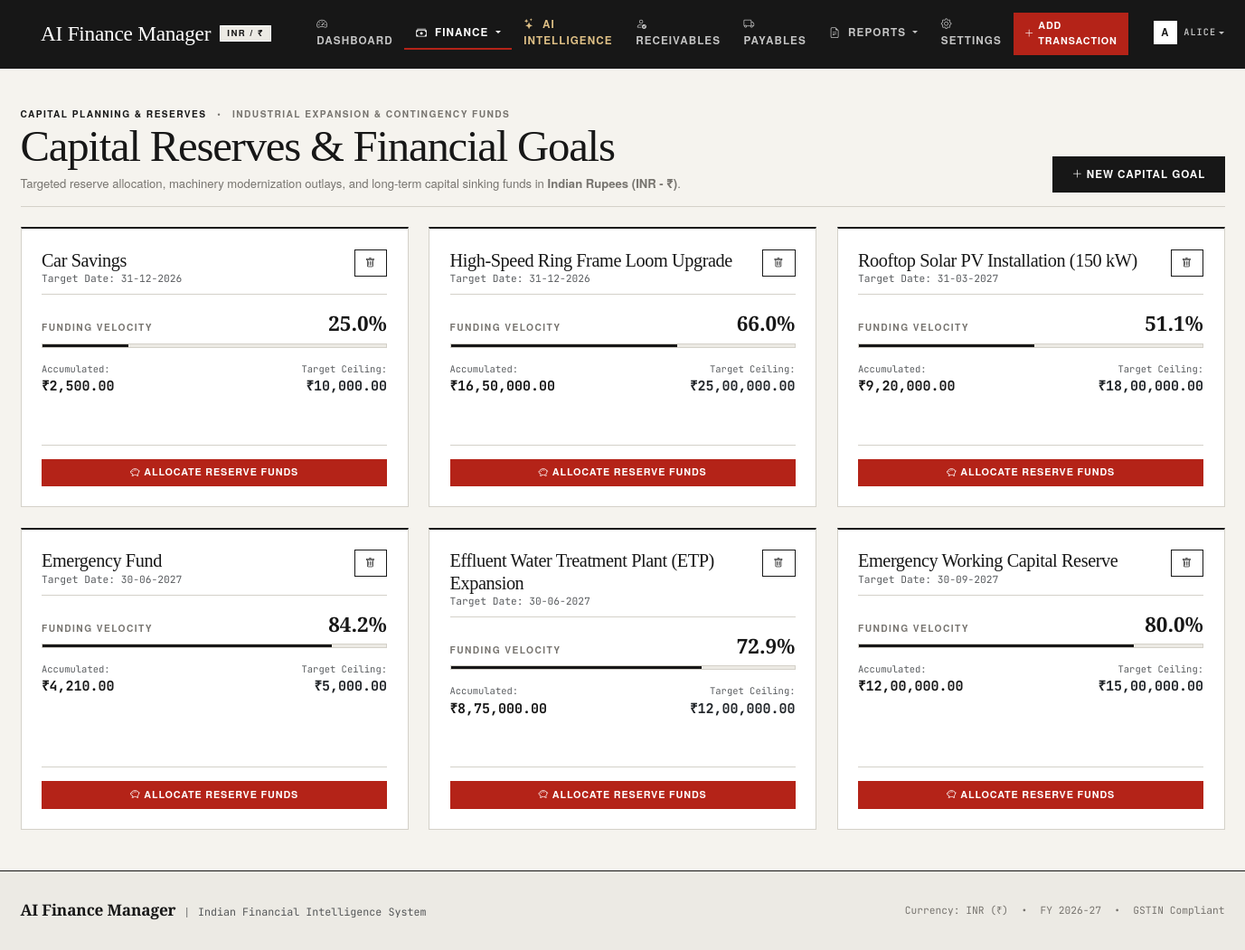
The page /goals (signed in) on the database its author committed.
### models.py (models this page shows, shortened)
class User(UserMixin, db.Model):
    __tablename__ = 'users'
    user_id = db.Column(db.Integer, primary_key=True, autoincrement=True)
    username = db.Column(db.String(50), unique=True, nullable=False, index=True)
    email = db.Column(db.String(100), unique=True, nullable=False, index=True)
    password_hash = db.Column(db.String(255), nullable=False)
    role = db.Column(db.String(20), default='Admin', nullable=False)
    company_name = db.Column(db.String(150), default='Aura TexFab Mills (India) Ltd.', nullable=True)
    gstin = db.Column(db.String(20), default='33AABCT1332L1Z4', nullable=True)
    created_at = db.Column(db.DateTime, default=utc_now, server_default=db.func.now())
    accounts = db.relationship('Account', backref='owner', cascade='all, delete-orphan', lazy='dynamic')
    transactions = db.relationship('Transaction', backref='owner', cascade='all, delete-orphan', lazy='dynamic')
    budgets = db.relationship('Budget', backref='owner', cascade='all, delete-orphan', lazy='dynamic')
    goals = db.relationship('Goal', backref='owner', cascade='all, delete-orphan', lazy='dynamic')
    investments = db.relationship('Investment', backref='owner', cascade='all, delete-orphan', lazy='dynamic')
    categories = db.relationship('Category', backref='owner', cascade='all, delete-orphan', lazy='dynamic')
    customers = db.relationship('Customer', backref='owner', cascade='all, delete-orphan', lazy='dynamic')
    suppliers = db.relationship('Supplier', backref='owner', cascade='all, delete-orphan', lazy='dynamic')
    transfers = db.relationship('Transfer', backref='owner', cascade='all, delete-orphan', lazy='dynamic')
    tax_records = db.relationship('TaxRecord', backref='owner', cascade='all, delete-orphan', lazy='dynamic')

class Goal(db.Model):
    __tablename__ = 'goals'
    goal_id = db.Column(db.Integer, primary_key=True, autoincrement=True)
    user_id = db.Column(db.Integer, db.ForeignKey('users.user_id', ondelete='CASCADE'), nullable=False, index=True)
    name = db.Column(db.String(100), nullable=False)
    target_amount = db.Column(db.Numeric(14, 2), nullable=False)
    saved_amount = db.Column(db.Numeric(14, 2), default=Decimal('0.00'), nullable=False)
    due_date = db.Column(db.Date, nullable=True)
    created_at = db.Column(db.DateTime, default=utc_now, server_default=db.func.now())
    @property
    def percent_complete(self):
        if not self.target_amount or self.target_amount <= 0:
            return 0.0
        return min(100.0, round(float(self.saved_amount / self.target_amount) * 100, 1))

### app.py (the view)
    @app.route('/goals')
    @login_required
    def goals():
        user_goals = Goal.query.filter_by(user_id=current_user.user_id).order_by(Goal.due_date.asc().nullslast()).all()
        accounts = Account.query.filter_by(user_id=current_user.user_id).all()
        return render_template('goals.html', goals=user_goals, accounts=accounts)

### utils.py (called while the page is built)
def format_in_date(dt):
    if not dt:
        return ""
    if isinstance(dt, str):
        try:
            dt = datetime.strptime(dt[:10], "%Y-%m-%d").date()
        except Exception:
            return dt
    if isinstance(dt, datetime):
        dt = dt.date()
    return dt.strftime("%d-%m-%Y")

def get_financial_year(dt=None):
    if dt is None:
        dt = date.today()
    if isinstance(dt, str):
        try:
            dt = datetime.strptime(dt[:10], "%Y-%m-%d").date()
        except Exception:
            dt = date.today()
    year = dt.year
    if dt.month >= 4:
        return f"FY {year}-{str(year + 1)[-2:]}"
    else:
        return f"FY {year - 1}-{str(year)[-2:]}"

### templates/goals.html (shortened to what this page needs)
{% extends "base.html" %}
{% block content %}
<div class="container-fluid px-lg-4 py-4">
    <div class="d-flex flex-wrap justify-content-between align-items-end pb-3 mb-4 border-bottom" style="border-color: var(--border-color) !important;">
        <div>
            <div class="eyebrow-label mb-1">
                <span class="text-wine fw-bold">Capital Planning & Reserves</span>
                <span class="mx-2">•</span>
                <span>Industrial Expansion & Contingency Funds</span>
            </div>
            <h1 class="display-1 mb-1">Capital Reserves & Financial Goals</h1>
            <p class="text-muted-custom mb-0 font-sans" style="font-size: 0.875rem;">
                Targeted reserve allocation, machinery modernization outlays, and long-term capital sinking funds in <strong>Indian Rupees (INR - ₹)</strong>.
            </p>
        </div>
        <div>
            <button type="button" class="btn-luxury btn-luxury-wine" data-bs-toggle="modal" data-bs-target="#addGoalModal">
                <i class="bi bi-plus-lg me-1"></i> New Capital Goal
            </button>
        </div>
    </div>
    <div class="row g-4 mb-4">
        {% for g in goals %}
        <div class="col-md-6 col-lg-4">
            <div class="card-luxury card-luxury-accent h-100 d-flex flex-column justify-content-between">
                <div>
                    <div class="d-flex justify-content-between align-items-start mb-2 pb-2 border-bottom">
                        <div>
                            <h4 class="font-serif mb-0 text-main">{{ g.name }}</h4>
                            <div class="small font-mono text-muted" style="font-size: 0.75rem;">
                                {% if g.due_date %}
                                Target Date: {{ g.due_date|in_date }}
                                {% else %}
                                Standing Capital Reserve
                                {% endif %}
                            </div>
                        </div>
                        <form method="POST" action="{{ url_for('delete_goal', id=g.goal_id) }}" onsubmit="return confirm('Remove capital reserve goal?');" class="m-0">
                            <button type="submit" class="btn-luxury btn-luxury-outline btn-luxury-sm text-danger py-0 px-2" title="Delete">
                                <i class="bi bi-trash"></i>
                            </button>
                        </form>
                    </div>
                    <div class="my-3">
                        <div class="d-flex justify-content-between align-items-baseline mb-1">
                            <span class="eyebrow-label">Funding Velocity</span>
                            <span class="font-serif fs-4 fw-bold text-wine">{{ g.percent_complete }}%</span>
                        </div>
                        <div class="progress rounded-0 mb-3" style="height: 6px; background-color: var(--bg-secondary);">
                            <div class="progress-bar bg-wine" role="progressbar" style="width: {{ g.percent_complete }}%;"></div>
                        </div>
                        <div class="d-flex justify-content-between font-mono small">
                            <div>
                                <span class="text-muted d-block" style="font-size: 0.7rem;">Accumulated:</span>
                                <strong class="text-wine fs-6">{{ g.saved_amount|inr }}</strong>
                            </div>
                            <div class="text-end">
                                <span class="text-muted d-block" style="font-size: 0.7rem;">Target Ceiling:</span>
                                <strong class="text-dark fs-6">{{ g.target_amount|inr }}</strong>
                            </div>
                        </div>
                    </div>
                </div>
                <div class="pt-3 mt-3 border-top">
                    {% if g.saved_amount < g.target_amount %}
                    <button type="button" class="btn-luxury btn-luxury-brass btn-luxury-sm w-100" data-bs-toggle="modal" data-bs-target="#contributeModal{{ g.goal_id }}">
                        <i class="bi bi-piggy-bank me-1"></i> Allocate Reserve Funds
                    </button>
                    {% else %}
                    <div class="badge-luxury badge-luxury-success w-100 text-center py-2">
                        <i class="bi bi-check2-all me-1"></i> Goal Fully Funded
                    </div>
                    {% endif %}
                </div>
            </div>
        </div>
        {% else %}
        <div class="col-12 text-center py-5">
            <i class="bi bi-bullseye fs-1 d-block mb-2 text-wine"></i>
            <h4 class="font-serif">No Capital Reserve Goals Defined</h4>
            <p class="text-muted small">Create long-term sinking funds for machinery upgrades, plant expansion, or statutory reserve requirements.</p>
        </div>
        {% endfor %}
    </div>
</div>
{% endblock %}

### templates/base.html (shortened to what this page needs)
<!doctype html>
<html lang="en">
<head>
    <link href="https://cdn.jsdelivr.net/npm/bootstrap@5.3.2/dist/css/bootstrap.min.css" rel="stylesheet">
    <link href="https://cdn.jsdelivr.net/npm/bootstrap-icons@1.11.1/font/bootstrap-icons.css" rel="stylesheet">
    <link rel="stylesheet" href="{{ url_for('static', filename='css/style.css') }}">
</head>
<body class="d-flex flex-column min-vh-100">
    <header class="navbar navbar-expand-xl navbar-luxury sticky-top">
        <div class="container-fluid px-lg-4">
            <a class="navbar-brand" href="{{ url_for('dashboard') if current_user.is_authenticated else url_for('login') }}">
                <span>AI Finance Manager</span>
                <span class="brand-tag">INR / ₹</span>
            </a>
            <div class="collapse navbar-collapse" id="navbarMain">
                {% if current_user.is_authenticated %}
                <ul class="navbar-nav me-auto mb-2 mb-xl-0 ms-xl-4 align-items-xl-center">
                    <li class="nav-item">
                        <a class="nav-link {{ 'active' if request.endpoint == 'dashboard' }}" href="{{ url_for('dashboard') }}">
                            <i class="bi bi-speedometer2 me-1"></i> Dashboard
                        </a>
                    </li>
                    <li class="nav-item dropdown">
                        <a class="nav-link dropdown-toggle {{ 'active' if request.endpoint in ['view_transactions', 'add_transaction', 'accounts', 'budgets', 'categories', 'goals', 'investments', 'transfers_view'] }}" href="#" id="finDropdown" role="button" data-bs-toggle="dropdown">
                            <i class="bi bi-cash-stack me-1"></i> Finance
                        </a>
                    </li>
                    <li class="nav-item">
                        <a class="nav-link {{ 'active' if request.endpoint in ['ai_advisory', 'recommendations'] }}" href="{{ url_for('ai_advisory') }}" style="color: #DFC086 !important; font-weight: 600;">
                            <i class="bi bi-stars me-1"></i> AI Intelligence
                        </a>
                    </li>
                    <li class="nav-item">
                        <a class="nav-link {{ 'active' if request.endpoint == 'receivables_view' }}" href="{{ url_for('receivables_view') }}">
                            <i class="bi bi-person-check me-1"></i> Receivables
                        </a>
                    </li>
                    <li class="nav-item">
                        <a class="nav-link {{ 'active' if request.endpoint == 'payables_view' }}" href="{{ url_for('payables_view') }}">
                            <i class="bi bi-truck me-1"></i> Payables
                        </a>
                    </li>
                    <li class="nav-item dropdown">
                        <a class="nav-link dropdown-toggle {{ 'active' if request.endpoint in ['financial_reports', 'tax_reports'] }}" href="#" id="reportsDropdown" role="button" data-bs-toggle="dropdown">
                            <i class="bi bi-file-earmark-text me-1"></i> Reports
                        </a>
                    </li>
                    <li class="nav-item">
                        <a class="nav-link {{ 'active' if request.endpoint == 'settings_view' }}" href="{{ url_for('settings_view') }}">
                            <i class="bi bi-gear me-1"></i> Settings
                        </a>
                    </li>
                </ul>
                <ul class="navbar-nav ms-auto align-items-center">
                    <li class="nav-item me-3">
                        <a class="btn-luxury btn-luxury-brass btn-luxury-sm text-decoration-none shadow-sm" href="{{ url_for('add_transaction') }}">
                            <i class="bi bi-plus-lg me-1"></i> Add Transaction
                        </a>
                    </li>
                    <li class="nav-item dropdown">
                        <a class="nav-link dropdown-toggle d-flex align-items-center text-white" href="#" id="userMenu" role="button" data-bs-toggle="dropdown">
                            <span class="d-inline-flex align-items-center justify-content-center bg-white text-dark fw-bold me-2" style="width: 26px; height: 26px; font-size: 0.75rem; border: 1px solid var(--antique-brass);">
                                {{ current_user.username[:1].upper() }}
                            </span>
                            <span class="small font-mono">{{ current_user.username }}</span>
                        </a>
                    </li>
                </ul>
                {% else %}
                <ul class="navbar-nav ms-auto">
                    <li class="nav-item"><a class="nav-link text-white" href="{{ url_for('login') }}">Sign In</a></li>
                    <li class="nav-item"><a class="btn-luxury btn-luxury-brass btn-luxury-sm ms-2 text-decoration-none" href="{{ url_for('register') }}">Create Account</a></li>
                </ul>
                {% endif %}
            </div>
        </div>
    </header>
    <main class="flex-grow-1">
        {% block content %}{% endblock %}
    </main>
    <footer class="footer-luxury">
        <div class="container-fluid px-lg-4">
            <div class="row align-items-center">
                <div class="col-md-6 text-center text-md-start mb-2 mb-md-0">
                    <span class="fw-semibold text-main">AI Finance Manager</span>
                    <span class="mx-2 text-muted">|</span>
                    <span class="font-mono text-muted">Indian Financial Intelligence System</span>
                </div>
                <div class="col-md-6 text-center text-md-end font-mono" style="font-size: 0.75rem;">
                    <span>Currency: INR (₹)</span>
                    <span class="mx-2">•</span>
                    <span>FY 2026-27</span>
                    <span class="mx-2">•</span>
                    <span>GSTIN Compliant</span>
                </div>
            </div>
        </div>
    </footer>
</body>
</html>

### rows shown on the page
User: username "A", username "ALICE"
Goal: name "Car Savings", due_date|in_date "31-12-2026", percent_complete "25.0", saved_amount|inr "₹2,500.00", target_amount|inr "₹10,000.00"
Goal: name "High-Speed Ring Frame Loom Upgrade", due_date|in_date "31-12-2026", percent_complete "66.0", saved_amount|inr "₹16,50,000.00", target_amount|inr "₹25,00,000.00"
Goal: name "Rooftop Solar PV Installation (150 kW)", due_date|in_date "31-03-2027", percent_complete "51.1", saved_amount|inr "₹9,20,000.00", target_amount|inr "₹18,00,000.00"
Goal: name "Emergency Fund", due_date|in_date "30-06-2027", percent_complete "84.2", saved_amount|inr "₹4,210.00", target_amount|inr "₹5,000.00"
Goal: name "Effluent Water Treatment Plant (ETP) Expansion", due_date|in_date "30-06-2027", percent_complete "72.9", saved_amount|inr "₹8,75,000.00", target_amount|inr "₹12,00,000.00"
Goal: name "Emergency Working Capital Reserve", due_date|in_date "30-09-2027", percent_complete "80.0", saved_amount|inr "₹12,00,000.00", target_amount|inr "₹15,00,000.00"
